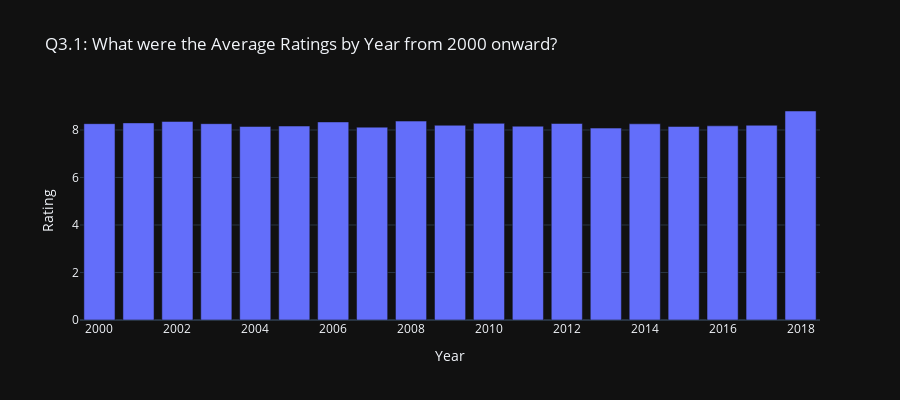

Source (notebook cell):
### Markdown cell above
## Q3.1 What Were the Average Ratings by Year from 2000 onward?

### Code cell
fig = px.bar(df_2000_onward,
            x='Year',
            y='Rating',
            width=900,
            height=400,
            template='plotly_dark',
            title='Q3.1: What were the Average Ratings by Year from 2000 onward?')
fig.update_traces(marker_color='#636efa')
fig.show()

### Figure 1 — Plotly figure (JSON) as saved in the notebook; plotly's stock layout.template omitted (floating-point values rounded to 4 significant figures)
{"data": [{"alignmentgroup": "True", "hovertemplate": "Year=%{x}<br>Rating=%{y}<extra></extra>", "legendgroup": "", "marker": {"color": "#636efa"}, "name": "", "offsetgroup": "", "orientation": "v", "showlegend": false, "textposition": "auto", "type": "bar", "x": ["2000-01-01T00:00:00", "2001-01-01T00:00:00", "2002-01-01T00:00:00", "2003-01-01T00:00:00", "2004-01-01T00:00:00", "2005-01-01T00:00:00", "2006-01-01T00:00:00", "2007-01-01T00:00:00", "2008-01-01T00:00:00", "2009-01-01T00:00:00", "2010-01-01T00:00:00", "2011-01-01T00:00:00", "2012-01-01T00:00:00", "2013-01-01T00:00:00", "2014-01-01T00:00:00", "2015-01-01T00:00:00", "2016-01-01T00:00:00", "2017-01-01T00:00:00", "2018-01-01T00:00:00"], "xaxis": "x", "y": [8.267, 8.3, 8.36, 8.267, 8.15, 8.167, 8.34, 8.12, 8.375, 8.2, 8.28, 8.16, 8.275, 8.08, 8.26, 8.15, 8.175, 8.2, 8.8], "yaxis": "y"}], "layout": {"barmode": "relative", "height": 400, "legend": {"tracegroupgap": 0}, "title": {"text": "Q3.1: What were the Average Ratings by Year from 2000 onward?"}, "width": 900, "xaxis": {"anchor": "y", "autorange": true, "domain": [0, 1], "range": ["1999-07-02 12:00", "2018-07-02 12:00"], "title": {"text": "Year"}, "type": "date"}, "yaxis": {"anchor": "x", "autorange": true, "domain": [0, 1], "range": [0, 9.263], "title": {"text": "Rating"}, "type": "linear"}}}
